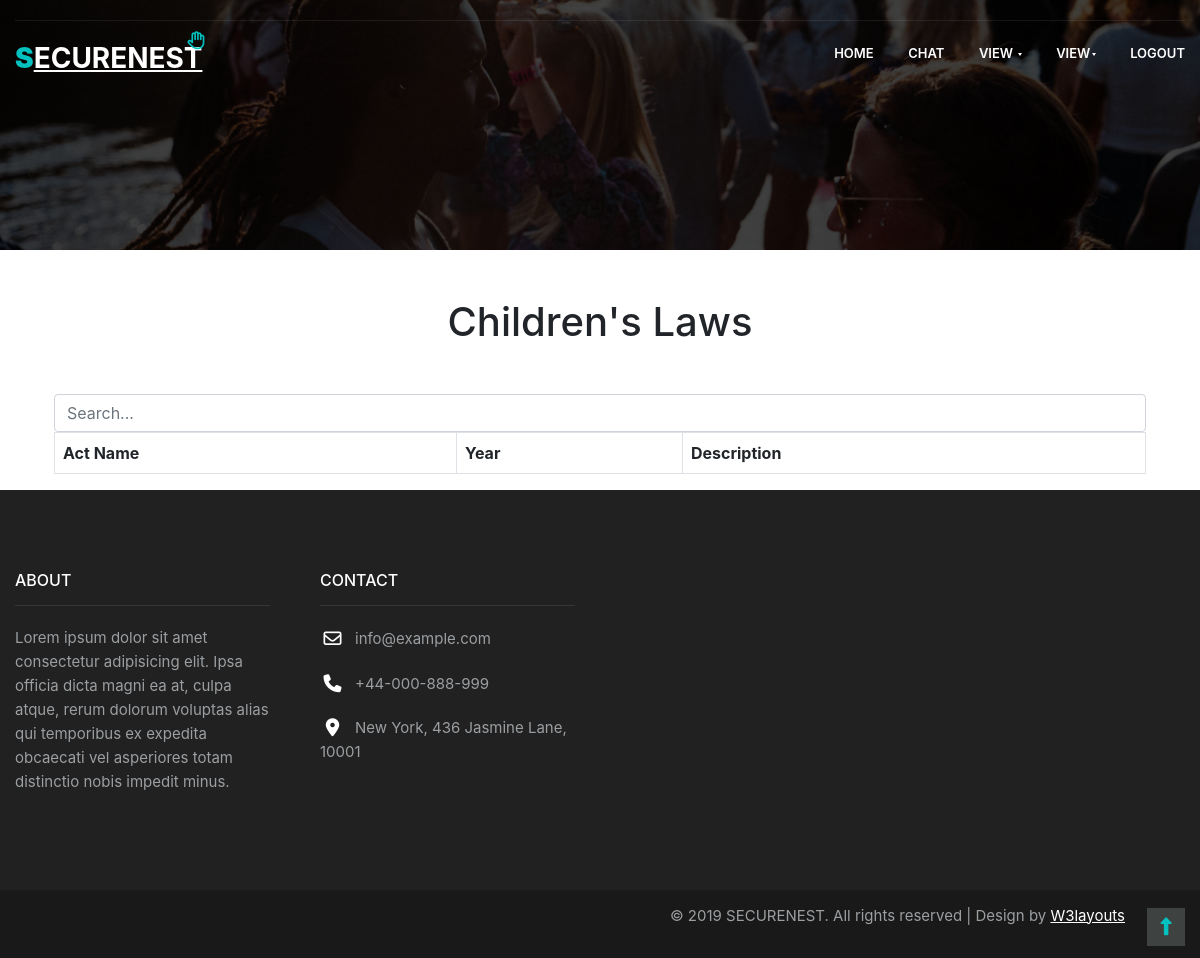
/childViewLaws/, run on an earlier commit of the app's database.
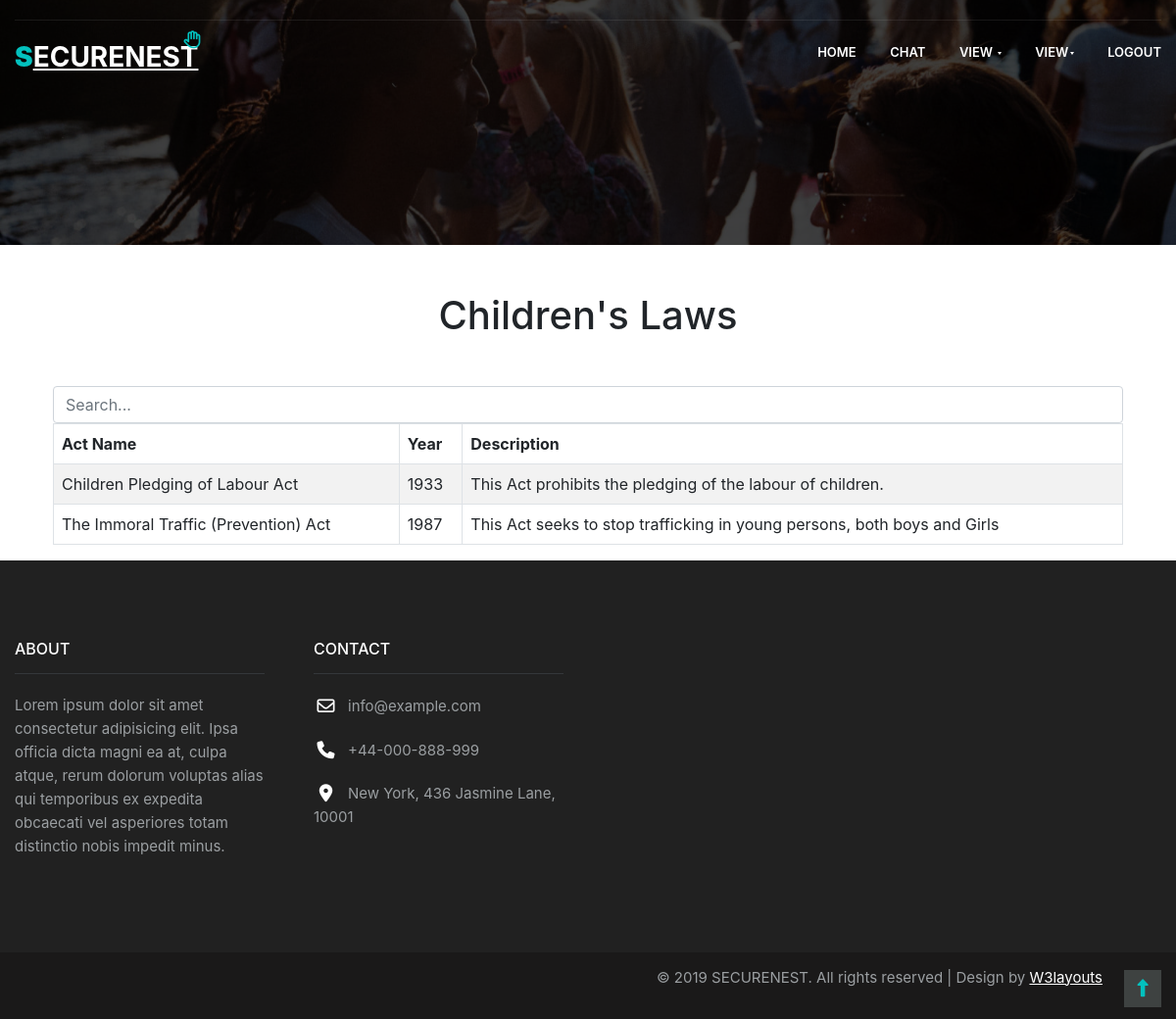
And on a later commit of the database.
### SecureNestApp/models.py (models this page shows, shortened)
class Laws(models.Model):
    actname = models.CharField(max_length=100)
    year = models.CharField(max_length=100)
    desc = models.CharField(max_length=300)

### SecureNestApp/views.py (the view)
# urls.py: path("childViewLaws/", views.childViewLaws),
def childViewLaws(request):
    laws = Laws.objects.all()
    return render(request, "CHILD/viewLaws.html", {"laws": laws})

### templates/CHILD/viewLaws.html (shortened to what this page needs)
{% extends "CHILD/childBase.html" %}
{% block header %}
<link rel="stylesheet" href="https://cdn.jsdelivr.net/npm/bootstrap@5.2.3/dist/css/bootstrap.min.css"
>
<link rel="stylesheet" href="https://stackpath.bootstrapcdn.com/bootstrap/5.0.0/css/bootstrap.min.css">
<body>
    <div class="container">
        <h1 align="center" class="m-5">Children's Laws</h1>
        <input type="text" id="searchInput" class="form-control" placeholder="Search...">
        <table class="table table-striped table-bordered" border="1">
            <thead>
                <tr>
                    <th>Act Name</th>
                    <th>Year</th>
                    <th>Description</th>
                </tr>
            </thead>
            <tbody id="tableBody">
                {% for i in laws %}
                <tr id="row{{ forloop.counter }}">
                    <td>{{ i.actname }}</td>
                    <td>{{ i.year }}</td>
                    <td>{{ i.desc }}</td>
                </tr>
                {% endfor %}
            </tbody>
        </table>
    </div>
</body>
</html>
{% endblock %}

What changed in the data, as far as the page shows it:
added Laws: actname "Children Pledging of Labour Act", year "1933", desc "This Act prohibits the pledging of the labour of children."
added Laws: actname "The Immoral Traffic (Prevention) Act", year "1987", desc "This Act seeks to stop trafficking in young persons, both boys and Girls"
